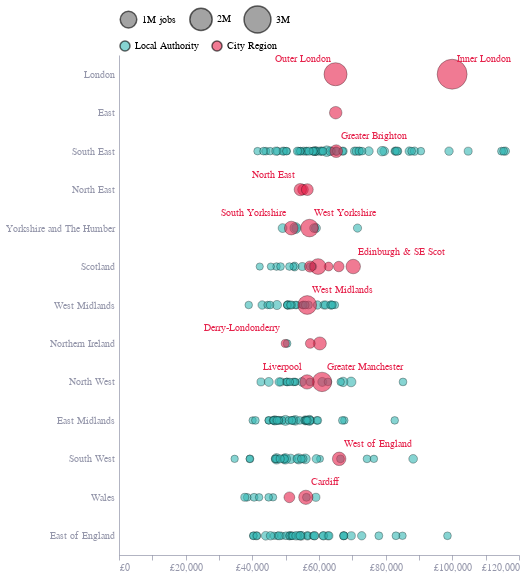

The cell this chart's notebook holds for it:
### Code cell
chart = alt.Chart(df).mark_circle(
    color="#36B7B4",
    opacity=0.6,
    stroke='black',
    strokeWidth=0.5
).encode(
    y=alt.Y("parent_name:N", title="", sort=alt.EncodingSortField(field="parent_median", order='descending')),
    x=alt.X("gva_pj:Q", title="", axis=alt.Axis(labelExpr="'£' + format(datum.value, ',.0f')")),
    size=alt.Size("jobs:Q", 
                  legend=alt.Legend(title="", 
                                    direction='horizontal',
                                    legendY=-50,
                                    labelExpr="format(datum.value, ',.0s') + (datum.value == 1000000 ? ' jobs' : '')",
                                    orient='none', titleOrient='left', titleFontWeight='normal', titleFont="Circular Std", titleColor="#676A86"),
                  title="Jobs", scale=alt.Scale(
                      type='linear',
                      zero=False,
                      range=[50, 900])),
    color=alt.Color("type:N", legend=alt.Legend(
        title="", orient='none', 
        legendY=-15,
        direction='horizontal',
         
          titleOrient='left', titleFontWeight='normal', titleFont="Circular Std", titleColor="#676A86"
    ),
                scale=alt.Scale(domain=['Local Authority', 'City Region'], range=['#36B7B4', '#E6224B'])),
    tooltip=['name', 'gva_pj', 'jobs', 'type'],
    order=alt.Order("type", sort="descending")
)

# add a rule for the parent
rule = alt.Chart(df).mark_rule(
    strokeDash=[3, 4],
    color='#676A86').encode(
    y=alt.Y("parent_name:N", title="", sort=alt.EncodingSortField(field="parent_median", order='descending')),
)

labels_high = alt.Chart(df).mark_text(
    align='left',
    baseline='middle',
    dx=5,
    dy=-15,
    font='Circular Std',
    fontSize=10,
    color='#E6224B',
    fontWeight='normal'
).encode(
    y=alt.Y("parent_name:N", title="", sort=alt.EncodingSortField(field="parent_median", order='descending')),
    x=alt.X("gva_pj:Q"),
    text=alt.Text("label_high:N"),
)

labels_low = alt.Chart(df).mark_text(
    align='right',
    baseline='middle',
    dx=-5,
    dy=-15,
    font='Circular Std',
    fontSize=10,
    color='#E6224B',
    fontWeight='normal'
).encode(
    y=alt.Y("parent_name:N", title="", sort=alt.EncodingSortField(field="parent_median", order='descending')),
    x=alt.X("gva_pj:Q"),
    text=alt.Text("label_low:N"),
)

labels = alt.Chart(df).mark_text(
    align='center',
    baseline='middle',
    dx=0,
    dy=-20,

    font='Circular Std',
    fontSize=10,
    color='#676A86',
    fontWeight='normal'
).encode(
    y=alt.Y("parent_name:N", title="", sort=alt.EncodingSortField(field="parent_median", order='descending')),
    x=alt.X("gva_pj:Q"),
    text=alt.Text("label:N"),
)

chart = chart  + labels_high + labels_low 


chart = chart.properties(
    width=400,
    height=500
)

chart.save("gva_lads_cities.png", scale_factor=3.0)
chart.save("gva_lads_cities.json")

chart

### Figure 1 — Vega-Lite specification as saved in the notebook (floating-point values rounded to 4 significant figures; data arrays with more than 128 entries replaced by an {"elided": "..."} marker saying what was removed)
{"config": {"font": "Circular Std", "mark": {"line": {"interpolate": "monotone"}}, "view": {"stroke": "transparent", "width": 400, "height": 300}, "range": {"category": ["#36B7B4", "#E6224B", "#F4C245", "#0063AF", "#00A767", "#179FDB", "#EB5C2E"], "diverging": ["#E6224B", "#E54753", "#C9C9C9", "#179FDB", "#122B39"], "heatmap": ["#C9C9C9", "#179FDB", "#0063AF", "#122B39"], "ordinal": ["#00A767", "#36B7B4", "#179FDB", "#0063AF", "#243B5A"]}, "axisX": {"domainColor": "#676A86", "domainOpacity": 0.5, "grid": false, "labelAngle": 0, "labelColor": "#676A86", "labelOpacity": 0.7, "orient": "bottom", "tickColor": "#676A86", "tickCount": 10, "tickOpacity": 0.5, "title": false, "titleAlign": "center", "titleAnchor": "middle", "titleColor": "#676A86", "titleFontSize": 12, "titleOpacity": 0.8, "titleY": -15}, "axisY": {"domainColor": "#676A86", "domainOpacity": 0.5, "gridColor": "#676A86", "gridDash": [1, 5], "gridOpacity": 0.5, "labelColor": "#676A86", "labelOpacity": 0.7, "labelPadding": 5, "tickColor": "#676A86", "tickCount": 8, "tickOpacity": 0.5, "ticks": false, "titleAlign": "left", "titleAngle": 0, "titleBaseline": "bottom", "titleColor": "#676A86", "titleFontSize": 12, "titleOpacity": 0.8, "titleX": 0, "titleY": -7}}, "layer": [{"mark": {"type": "circle", "color": "#36B7B4", "opacity": 0.6, "stroke": "black", "strokeWidth": 0.5}, "encoding": {"color": {"field": "type", "legend": {"direction": "horizontal", "legendY": -15, "orient": "none", "title": "", "titleColor": "#676A86", "titleFont": "Circular Std", "titleFontWeight": "normal", "titleOrient": "left"}, "scale": {"domain": ["Local Authority", "City Region"], "range": ["#36B7B4", "#E6224B"]}, "type": "nominal"}, "order": {"field": "type", "sort": "descending", "type": "nominal"}, "size": {"field": "jobs", "legend": {"direction": "horizontal", "labelExpr": "format(datum.value, ',.0s') + (datum.value == 1000000 ? ' jobs' : '')", "legendY": -50, "orient": "none", "title": "", "titleColor": "#676A86", "titleFont": "Circular Std", "titleFontWeight": "normal", "titleOrient": "left"}, "scale": {"range": [50, 900], "type": "linear", "zero": false}, "title": "Jobs", "type": "quantitative"}, "tooltip": [{"field": "name", "type": "nominal"}, {"field": "gva_pj", "type": "quantitative"}, {"field": "jobs", "type": "quantitative"}, {"field": "type", "type": "nominal"}], "x": {"axis": {"labelExpr": "'£' + format(datum.value, ',.0f')"}, "field": "gva_pj", "title": "", "type": "quantitative"}, "y": {"field": "parent_name", "sort": {"field": "parent_median", "order": "descending"}, "title": "", "type": "nominal"}}}, {"mark": {"type": "text", "align": "left", "baseline": "middle", "color": "#E6224B", "dx": 5, "dy": -15, "font": "Circular Std", "fontSize": 10, "fontWeight": "normal"}, "encoding": {"text": {"field": "label_high", "type": "nominal"}, "x": {"field": "gva_pj", "type": "quantitative"}, "y": {"field": "parent_name", "sort": {"field": "parent_median", "order": "descending"}, "title": "", "type": "nominal"}}}, {"mark": {"type": "text", "align": "right", "baseline": "middle", "color": "#E6224B", "dx": -5, "dy": -15, "font": "Circular Std", "fontSize": 10, "fontWeight": "normal"}, "encoding": {"text": {"field": "label_low", "type": "nominal"}, "x": {"field": "gva_pj", "type": "quantitative"}, "y": {"field": "parent_name", "sort": {"field": "parent_median", "order": "descending"}, "title": "", "type": "nominal"}}}], "data": {"name": "data-1587d2ee2bca1db90f9c4ae1df9dd4ba"}, "height": 500, "width": 400, "$schema": "https://vega.github.io/schema/vega-lite/v5.8.0.json", "datasets": {"data-1587d2ee2bca1db90f9c4ae1df9dd4ba": {"elided": "245 records"}}}
